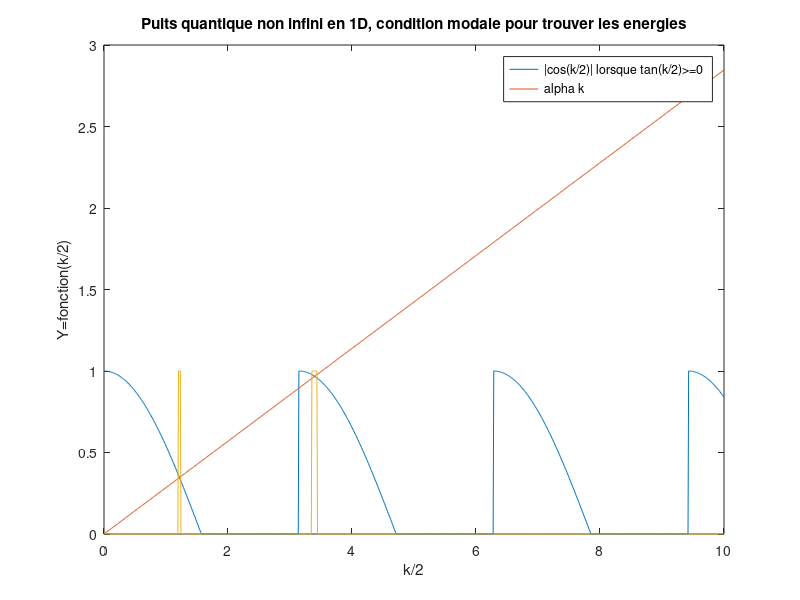

The MATLAB source for this figure:
%x=[-10:10]; %ne donne que des entier ce qui n'es pas le but
clear
V0=5;

%k=0:10/99:10;

k=linspace(0,20,1000);

alpha= 1/(pi*sqrt(V0));

%cos(k)
condition_tan= tan(k/2)>=0; %donne vecteur avec 1 quand condition  respecté et 0 sinon

%plot(k,abs(cos(k)),tan(k),alpha*k*2);
%plot(k,abs(cos(k)),tan(k));

cos_respectant = condition_tan.*abs(cos(k/2));

%trouver les points de croisementcroisement entre les 2
points_croisant = abs(cos_respectant-(alpha*k)) <2.4e-2;
%conditions ne sont pas tres précises pour avoir les croisement

cos_respectant


plot(k/2,abs(cos_respectant),k/2,alpha*k,k/2, points_croisant);

%pour plot differentes fonction sur octave au meme endroit il faut à chaque fois dire avant les x

title('Puits quantique non infini en 1D, condition modale pour trouver les energies');
    xlabel('k/2'); ylabel('Y=fonction(k/2)');
    legend('|cos(k/2)| lorsque tan(k/2)>=0','alpha k');
